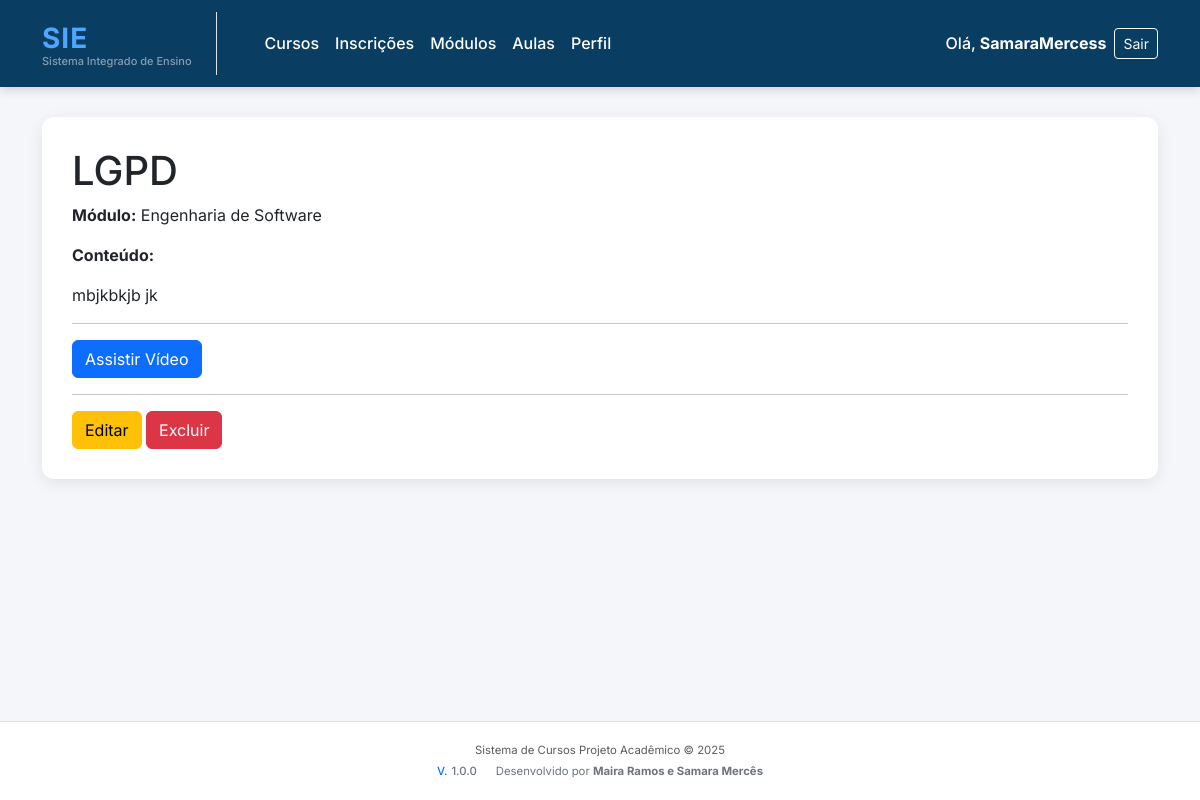
The page /aulas/2/ (signed in) on the database as committed earlier.
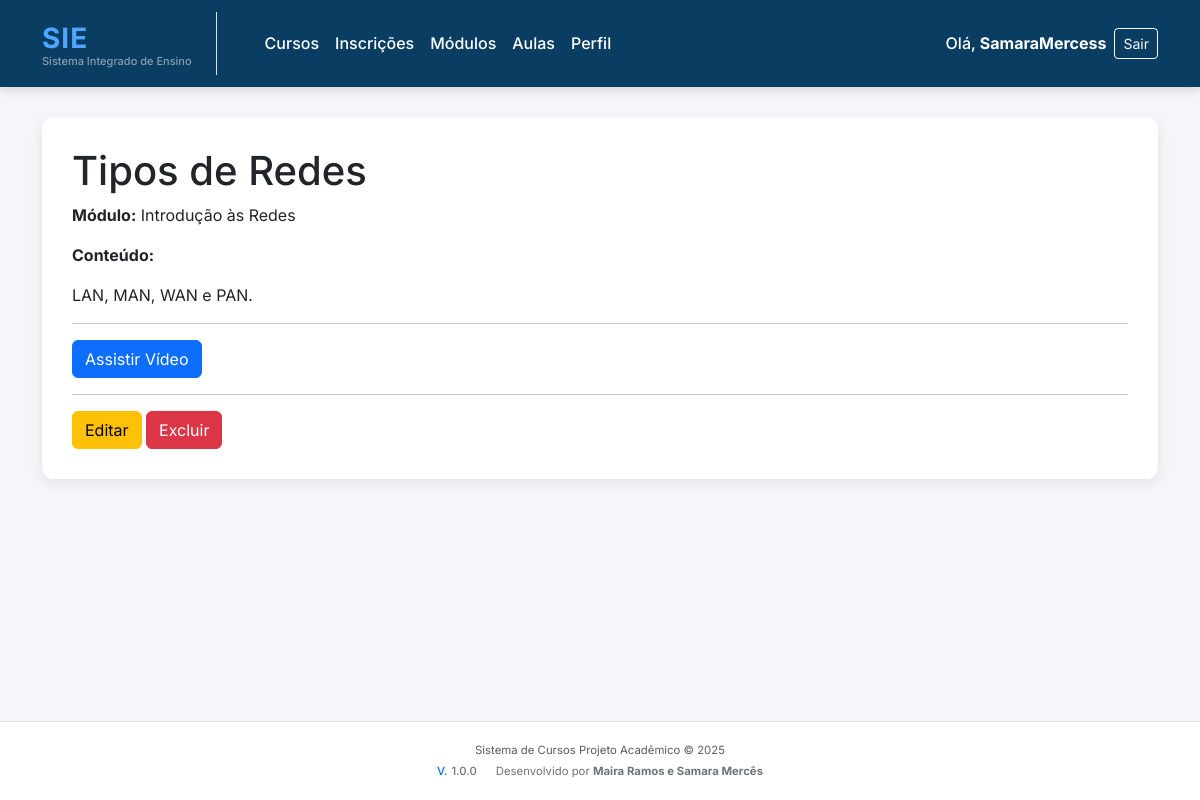
The same page on the database as committed later.
### aulas/models.py (models this page shows, shortened)
class Aula(models.Model):
    modulo = models.ForeignKey(Modulo, on_delete=models.CASCADE, related_name='aulas')
    titulo = models.CharField(max_length=200)
    conteudo = models.TextField()
    link_video = models.URLField(blank=True, null=True)
    class Meta:
        permissions = [
            ("ver_aula", "Pode visualizar aulas"),
            ("criar_aula", "Pode criar aulas"),
            ("editar_aula", "Pode editar aulas"),
            ("deletar_aula", "Pode deletar aulas"),
        ]

### modulos/models.py (models this page shows, shortened)
class Modulo(models.Model):
    curso = models.ForeignKey(Curso, on_delete=models.CASCADE, related_name='modulos')
    nome = models.CharField(max_length=100)
    descricao = models.TextField(blank=True)
    ordem = models.PositiveIntegerField(default=1)
    class Meta:
        permissions = [
            ("ver_modulo", "Pode visualizar módulos"),
            ("criar_modulo", "Pode criar módulos"),
            ("editar_modulo", "Pode editar módulos"),
            ("deletar_modulo", "Pode deletar módulos"),
        ]

### aulas/views.py (the view)
# urls.py: path('<int:id>/', views.detalhes_aula, name='detalhes'),
@login_required
def detalhes_aula(request, id):
    aula = get_object_or_404(Aula, id=id)
    return render(request, 'aulas/detalhes.html', {'aula': aula})

### templates/aulas/detalhes.html
{% extends 'base.html' %}
{% block content %}
<h1>{{ aula.titulo }}</h1>
<p><strong>Módulo:</strong> {{ aula.modulo.nome }}</p>
<p><strong>Conteúdo:</strong></p>
<p>{{ aula.conteudo }}</p>
{% if aula.link_video %}
<hr>
<a class="btn btn-primary" href="{{ aula.link_video }}" target="_blank">Assistir Vídeo</a>
{% endif %}
<hr>
<a href="{% url 'aulas:editar' aula.id %}" class="btn btn-warning">Editar</a>
<a href="{% url 'aulas:excluir' aula.id %}" class="btn btn-danger">Excluir</a>
{% endblock %}

Rows that differ between the two databases and show on the page:
changed Aula: titulo "LGPD" → "Tipos de Redes"; modulo.nome "Engenharia de Software" → "Introdução às Redes"; conteudo "mbjkbkjb jk" → "LAN, MAN, WAN e PAN."
